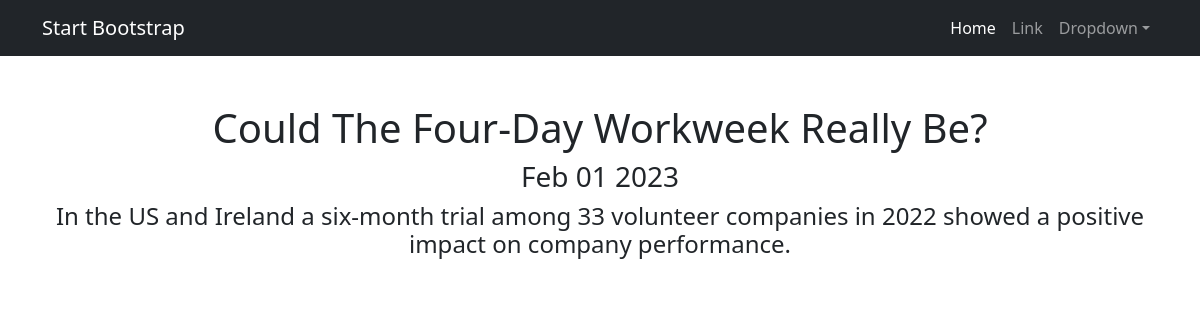
Screenshot of /news/3 with the database file from the repository.
### news_portal/models.py (models this page shows, shortened)
class Post(models.Model):
    news = "NS"
    article = "AC"
    TYPE = [
        (news, 'News'),
        (article, 'Article')
    ]
    author = models.ForeignKey("Author", on_delete=models.CASCADE)
    type = models.CharField(max_length=2, choices=TYPE, default=article)
    post_time_in = models.DateTimeField(auto_now_add=True)
    category = models.ManyToManyField("Category", through="PostCategory")
    title = models.CharField(max_length=255)
    post_text = models.TextField()
    post_rating = models.FloatField(default=0.0)
    def __str__(self):
        return f'{self.title.title()}'

### news_portal/views.py (the view)
# urls.py: path('<int:pk>', NewsDetail.as_view()),
class NewsDetail(DetailView):
    model = Post
    template_name = "post.html"
    context_object_name = 'post'

### news_portal/templatetags/news_filters.py (called while the page is built)
@register.filter()
def cenzor(value):
    mat = ['idiot', 'fizz', 'nasty', 'euro']
    word = ''
    text = value.split()
    for i in range(len(text)):
        for j in mat:
            if j in text[i].lower():
                for c in (text[i]):
                    word += '*' if c.isalpha() else c
                    text[i] = text[i][0] + word
    return ' '.join(text)

### templates/post.html (shortened to what this page needs)
{% extends 'flatpages/default.html' %}
{% load news_filters %}
{% block content %}
    <h1>{{ post }}</h1>
    <h3>{{ post.post_time_in | date:'M d Y' }}</h3>
    <h4>{{ post.post_text | cenzor }}</h4>
{% endblock content %}

### rows the page displays
Post: title "Could The Four-Day Workweek Really Be?", post_time_in "Feb 01 2023", post_text|cenzor "In the US and Ireland a six-month trial among 33 volunteer companies in 2022 showed a positive impact on company performance."
